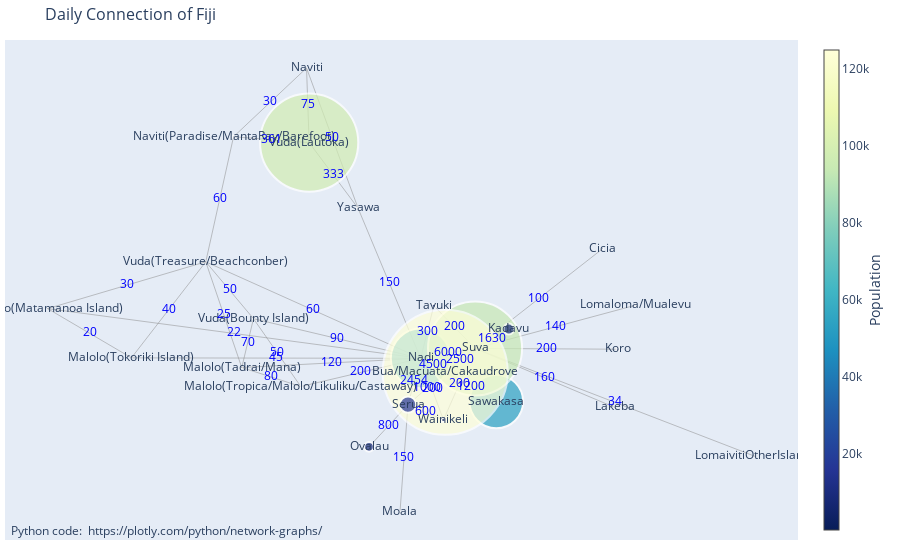
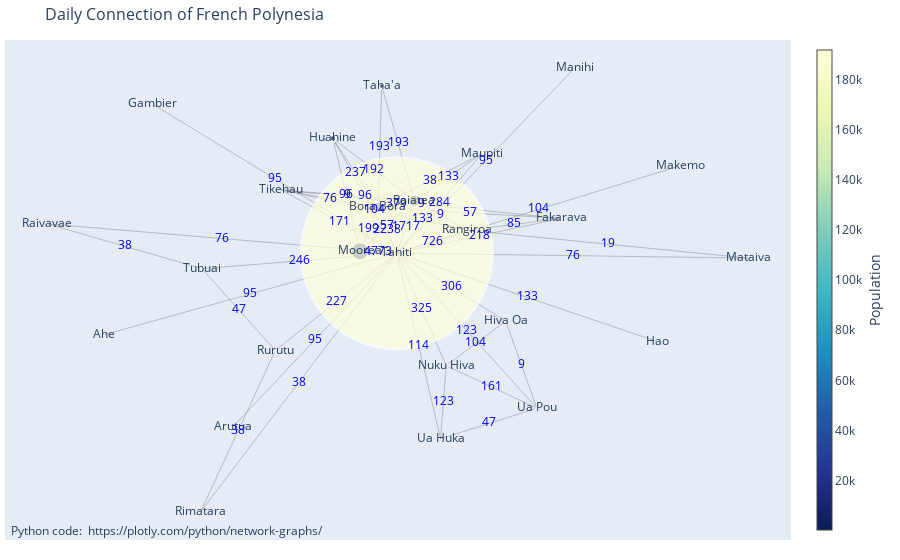

Notebook code cell kept with these figures, in order:
### Code cell
import plotly.graph_objects as go
import networkx as nx

def draw_plotly_graph(json_path, title):
    with open(json_path, 'r') as file:
        df = json.load(file)

    locations = df['n']
    links = df['Connectivity Matrix W']
    ports = df['ports_according_communities']

    location_map = {}
    for location, port_list in ports.items():
        for port in port_list:
            location_map[port.strip()] = location

    G = nx.Graph()

    for location, population in locations.items():
        G.add_node(location, size=population, label=f"{location}")

    for connection, volume in links.items():
        loc1, loc2 = [location_map[port.strip()] for port in connection.split(',')]
        G.add_edge(loc1, loc2, weight=volume)

    pos = nx.spring_layout(G)
    edge_x = []
    edge_y = []
    edge_text = []
    for edge in G.edges():
        x0, y0 = pos[edge[0]]
        x1, y1 = pos[edge[1]]
        edge_x.extend([x0, x1, None])
        edge_y.extend([y0, y1, None])
        edge_text.append(f'{G[edge[0]][edge[1]]["weight"]}')

    edge_trace = go.Scatter(
        x=edge_x, y=edge_y,
        line=dict(width=0.5, color='#888'),
        hoverinfo='none',
        mode='lines')

    node_x = []
    node_y = []
    node_text = []
    node_size = []
    for node in G.nodes():
        x, y = pos[node]
        node_x.append(x)
        node_y.append(y)
        node_text.append(G.nodes[node]['label'])
        node_size.append(G.nodes[node]['size'])

    node_trace = go.Scatter(
        x=node_x, y=node_y,
        mode='markers+text',
        hoverinfo='text',
        text=node_text,
        marker=dict(
            showscale=True,
            colorscale='YlGnBu',
            reversescale=True,
            color=node_size,
            size=[size / 1000 for size in node_size],
            colorbar=dict(
                thickness=15,
                title='Population',
                xanchor='left',
                titleside='right'
            ),
            line_width=2))

    edge_weight_trace = go.Scatter(
        x=[(pos[edge[0]][0] + pos[edge[1]][0]) / 2 for edge in G.edges()],
        y=[(pos[edge[0]][1] + pos[edge[1]][1]) / 2 for edge in G.edges()],
        text=edge_text,
        mode='text',
        hoverinfo='none',
        textfont=dict(color='blue')
    )

    fig = go.Figure(data=[edge_trace, node_trace, edge_weight_trace],
                    layout=go.Layout(
                        title=title,
                        titlefont_size=16,
                        showlegend=False,
                        hovermode='closest',
                        margin=dict(b=20, l=5, r=5, t=40),
                        annotations=[dict(
                            text="Python code: <a href='https://plotly.com/python/network-graphs/'> https://plotly.com/python/network-graphs/</a>",
                            showarrow=False,
                            xref="paper", yref="paper",
                            x=0.005, y=-0.002)],
                        xaxis=dict(showgrid=False, zeroline=False, showticklabels=False),
                        yaxis=dict(showgrid=False, zeroline=False, showticklabels=False))
                    )
    fig.show()

# Draw graphs for each network
draw_plotly_graph('fj_network.json', 'Daily Connection of Fiji')
draw_plotly_graph('fp_network.json', 'Daily Connection of French Polynesia')
draw_plotly_graph('ws_network.json', 'Daily Connection of Samoa')

### Figure 1 — Plotly figure (JSON) as saved in the notebook; plotly's stock layout.template omitted (floating-point values rounded to 4 significant figures)
{"data": [{"hoverinfo": "none", "line": {"color": "#888", "width": 0.5}, "mode": "lines", "type": "scatter", "x": [0.04992, -0.2481, null, 0.04992, -0.3657, null, 0.04992, -0.6691, null, 0.04992, -0.3949, null, 0.04992, -0.4843, null, 0.04992, -0.8774, null, 0.04992, -0.1056, null, 0.04992, 0.01842, null, 0.04992, 0.1851, null, 0.04992, 0.08251, null, 0.04992, 0.1109, null, 0.04992, 0.1066, null, 0.2379, 0.1109, null, -0.2274, -0.4153, null, -0.2274, -0.1056, null, -0.2274, -0.2338, null, -0.2481, -0.3657, null, -0.2481, -0.3949, null, -0.3657, -0.3949, null, -0.3657, -0.4843, null, 0.1851, 0.269, null, 0.1851, 0.08251, null, 0.1851, 0.5327, null, 0.1851, 0.502, null, 0.1851, 0.5845, null, 0.1851, 0.8819, null, 0.1851, 0.5401, null, 0.1851, 0.1109, null, 0.1851, 0.1066, null, -0.4153, -0.4843, null, -0.4153, -0.2338, null, -0.6691, -0.4843, null, -0.6691, -0.8774, null, -0.3949, -0.4843, null, -0.4843, -0.8774, null, -0.1056, -0.2338, null, 0.1109, 0.01842, null, 0.01842, -0.001556, null, 0.01842, -0.07844, null, 0.01842, 0.1066, null], "y": [-0.1128, -0.2209, null, -0.1128, 0.03905, null, -0.1128, -0.111, null, -0.1128, -0.1481, null, -0.1128, 0.2571, null, -0.1128, 0.07777, null, -0.1128, 0.4624, null, -0.1128, -0.2903, null, -0.1128, -0.07481, null, -0.1128, 0.08855, null, -0.1128, -0.1661, null, -0.1128, -0.3487, null, -0.2784, -0.1661, null, 0.7142, 0.7365, null, 0.7142, 0.4624, null, 0.7142, 1, null, -0.2209, 0.03905, null, -0.2209, -0.1481, null, 0.03905, -0.1481, null, 0.03905, 0.2571, null, -0.07481, -0.0005067, null, -0.07481, 0.08855, null, -0.07481, -0.3011, null, -0.07481, 0.3071, null, -0.07481, 0.09102, null, -0.07481, -0.489, null, -0.07481, -0.0779, null, -0.07481, -0.1661, null, -0.07481, -0.3487, null, 0.7365, 0.2571, null, 0.7365, 1, null, -0.111, 0.2571, null, -0.111, 0.07777, null, -0.1481, 0.2571, null, 0.2571, 0.07777, null, 0.4624, 1, null, -0.1661, -0.2903, null, -0.2903, -0.7018, null, -0.2903, -0.4521, null, -0.2903, -0.3487, null]}, {"hoverinfo": "text", "marker": {"color": [59717, 53614, 98264, 1961, 600, 94088, 2410, 300, 800, 400, 2226, 150, 500, 124994, 10869, 16366, 4033, 1383, 1557, 1028, 1753, 9606, 230, 2937, 4486], "colorbar": {"thickness": 15, "title": {"side": "right", "text": "Population"}, "xanchor": "left"}, "colorscale": [[0, "rgb(255,255,217)"], [0.125, "rgb(237,248,177)"], [0.25, "rgb(199,233,180)"], [0.375, "rgb(127,205,187)"], [0.5, "rgb(65,182,196)"], [0.625, "rgb(29,145,192)"], [0.75, "rgb(34,94,168)"], [0.875, "rgb(37,52,148)"], [1, "rgb(8,29,88)"]], "line": {"width": 2}, "reversescale": true, "showscale": true, "size": [59.72, 53.61, 98.26, 1.961, 0.6, 94.09, 2.41, 0.3, 0.8, 0.4, 2.226, 0.15, 0.5, 125.0, 10.87, 16.37, 4.033, 1.383, 1.557, 1.028, 1.753, 9.606, 0.23, 2.937, 4.486]}, "mode": "markers+text", "text": ["Nadi", "Sawakasa", "Vuda(Lautoka)", "Malolo(Tropica/Malolo/Likuliku/Castaway)", "Vuda(Bounty Island)", "Suva", "Naviti(Paradise/MantaRay/Barefoot)", "Malolo(Tokoriki Island)", "Malolo(Tadrai/Mana)", "Vuda(Treasure/Beachconber)", "Yasawa", "Malolo(Matamanoa Island)", "Naviti", "Bua/Macuata/Cakaudrove", "Kadavu", "Serua", "Tavuki", "Moala", "Lakeba", "Cicia", "Lomaloma/Mualevu", "Ovalau", "LomaivitiOtherIslands", "Koro", "Wainikeli"], "type": "scatter", "x": [0.04992, 0.2379, -0.2274, -0.2481, -0.3657, 0.1851, -0.4153, -0.6691, -0.3949, -0.4843, -0.1056, -0.8774, -0.2338, 0.1109, 0.269, 0.01842, 0.08251, -0.001556, 0.5327, 0.502, 0.5845, -0.07844, 0.8819, 0.5401, 0.1066], "y": [-0.1128, -0.2784, 0.7142, -0.2209, 0.03905, -0.07481, 0.7365, -0.111, -0.1481, 0.2571, 0.4624, 0.07777, 1, -0.1661, -0.0005067, -0.2903, 0.08855, -0.7018, -0.3011, 0.3071, 0.09102, -0.4521, -0.489, -0.0779, -0.3487]}, {"hoverinfo": "none", "mode": "text", "text": ["200", "90", "45", "120", "60", "22", "150", "2454", "6000", "300", "4500", "200", "1200", "361", "333", "75", "50", "80", "70", "50", "1630", "200", "160", "100", "140", "34", "200", "2500", "200", "60", "30", "40", "20", "25", "30", "50", "1000", "150", "800", "600"], "textfont": {"color": "blue"}, "type": "scatter", "x": [-0.09908, -0.1579, -0.3096, -0.1725, -0.2172, -0.4137, -0.02786, 0.03417, 0.1175, 0.06622, 0.08041, 0.07823, 0.1744, -0.3213, -0.1665, -0.2306, -0.3069, -0.3215, -0.3803, -0.425, 0.227, 0.1338, 0.3589, 0.3436, 0.3848, 0.5335, 0.3626, 0.148, 0.1458, -0.4498, -0.3245, -0.5767, -0.7733, -0.4396, -0.6809, -0.1697, 0.06466, 0.008431, -0.03001, 0.06248], "y": [-0.1669, -0.0369, -0.1119, -0.1305, 0.07214, -0.01754, 0.1748, -0.2016, -0.09383, -0.01215, -0.1395, -0.2308, -0.2223, 0.7253, 0.5883, 0.8571, -0.09092, -0.1845, -0.05452, 0.1481, -0.03766, 0.00687, -0.188, 0.1161, 0.008102, -0.2819, -0.07636, -0.1205, -0.2118, 0.4968, 0.8682, 0.07306, -0.01661, 0.05452, 0.1674, 0.7312, -0.2282, -0.4961, -0.3712, -0.3195]}], "layout": {"annotations": [{"showarrow": false, "text": "Python code: <a href='https://plotly.com/python/network-graphs/'> https://plotly.com/python/network-graphs/</a>", "x": 0.005, "xref": "paper", "y": -0.002, "yref": "paper"}], "hovermode": "closest", "margin": {"b": 20, "l": 5, "r": 5, "t": 40}, "showlegend": false, "title": {"font": {"size": 16}, "text": "Daily Connection of Fiji"}, "xaxis": {"showgrid": false, "showticklabels": false, "zeroline": false}, "yaxis": {"showgrid": false, "showticklabels": false, "zeroline": false}}}

### Figure 2 — Plotly figure (JSON) as saved in the notebook; plotly's stock layout.template omitted (floating-point values rounded to 4 significant figures; data arrays with more than 128 entries replaced by an {"elided": "..."} marker saying what was removed)
{"data": [{"hoverinfo": "none", "line": {"color": "#888", "width": 0.5}, "mode": "lines", "type": "scatter", "x": {"elided": "150 float values"}, "y": {"elided": "150 float values"}}, {"hoverinfo": "text", "marker": {"color": [490, 1736, 10758, 1679, 1570, 1227, 2371, 6263, 1391, 1138, 292, 1302, 18201, 3025, 12388, 900, 3761, 893, 2163, 5296, 191779, 589, 2185, 719, 2168], "colorbar": {"thickness": 15, "title": {"side": "right", "text": "Population"}, "xanchor": "left"}, "colorscale": [[0, "rgb(255,255,217)"], [0.125, "rgb(237,248,177)"], [0.25, "rgb(199,233,180)"], [0.375, "rgb(127,205,187)"], [0.5, "rgb(65,182,196)"], [0.625, "rgb(29,145,192)"], [0.75, "rgb(34,94,168)"], [0.875, "rgb(37,52,148)"], [1, "rgb(8,29,88)"]], "line": {"width": 2}, "reversescale": true, "showscale": true, "size": [0.49, 1.736, 10.76, 1.679, 1.57, 1.227, 2.371, 6.263, 1.391, 1.138, 0.292, 1.302, 18.2, 3.025, 12.39, 0.9, 3.761, 0.893, 2.163, 5.296, 191.8, 0.589, 2.185, 0.719, 2.168]}, "mode": "markers+text", "text": ["Ahe", "Arutua", "Bora Bora", "Fakarava", "Gambier", "Hao", "Hiva Oa", "Huahine", "Makemo", "Manihi", "Mataiva", "Maupiti", "Moorea", "Nuku Hiva", "Raiatea", "Raivavae", "Rangiroa", "Rimatara", "Rurutu", "Taha'a", "Tahiti", "Tikehau", "Tubuai", "Ua Huka", "Ua Pou"], "type": "scatter", "x": [-0.7376, -0.4104, -0.04166, 0.4232, -0.6127, 0.6673, 0.2822, -0.1561, 0.725, 0.4574, 0.8984, 0.2215, -0.08728, 0.1314, 0.05069, -0.8802, 0.1847, -0.4918, -0.3019, -0.03209, 0.006033, -0.2869, -0.4877, 0.1172, 0.3612], "y": [-0.2951, -0.6624, 0.2123, 0.1683, 0.6229, -0.322, -0.2401, 0.4865, 0.3779, 0.7669, 0.01033, 0.4256, 0.0373, -0.4174, 0.2391, 0.1465, 0.121, -1, -0.3574, 0.6953, 0.03, 0.2816, -0.03155, -0.7085, -0.5871]}, {"hoverinfo": "none", "mode": "text", "text": ["95", "95", "57", "237", "38", "199", "379", "133", "193", "76", "2238", "85", "218", "9", "95", "133", "104", "306", "9", "96", "192", "96", "104", "95", "19", "76", "133", "284", "57", "4773", "123", "161", "325", "9", "193", "9", "1717", "76", "38", "104", "726", "38", "38", "47", "227", "171", "246", "114", "123", "47"], "textfont": {"color": "blue"}, "type": "scatter", "x": [-0.3658, -0.2022, 0.1907, -0.09887, 0.08994, -0.06447, 0.004511, 0.0715, -0.03688, -0.1643, -0.01781, 0.3039, 0.2146, 0.06813, -0.3033, 0.3367, 0.2068, 0.1441, 0.3217, -0.1217, -0.0527, -0.07503, 0.3655, 0.2317, 0.5415, 0.4522, 0.1361, 0.1138, -0.0183, -0.04062, 0.1243, 0.2463, 0.06872, 0.1177, 0.009295, -0.1181, 0.02836, -0.4371, -0.684, -0.05111, 0.09535, -0.3968, -0.2429, -0.3948, -0.1479, -0.1404, -0.2409, 0.06162, 0.1836, 0.2392], "y": [-0.1326, -0.3162, 0.1903, 0.3494, 0.319, 0.1248, 0.2257, 0.1667, 0.4538, 0.247, 0.1212, 0.1446, 0.09913, 0.2249, 0.3264, -0.146, -0.3288, -0.1051, -0.4136, 0.2619, 0.3628, 0.2582, 0.204, 0.3984, 0.06567, 0.02017, 0.3324, 0.2278, 0.1382, 0.03365, -0.5629, -0.5023, -0.1937, 0.1801, 0.4672, 0.2604, 0.1346, 0.08827, 0.0575, 0.2013, 0.07551, -0.6787, -0.485, -0.1945, -0.1637, 0.1558, -0.0007726, -0.3392, -0.2785, -0.6478]}], "layout": {"annotations": [{"showarrow": false, "text": "Python code: <a href='https://plotly.com/python/network-graphs/'> https://plotly.com/python/network-graphs/</a>", "x": 0.005, "xref": "paper", "y": -0.002, "yref": "paper"}], "hovermode": "closest", "margin": {"b": 20, "l": 5, "r": 5, "t": 40}, "showlegend": false, "title": {"font": {"size": 16}, "text": "Daily Connection of French Polynesia"}, "xaxis": {"showgrid": false, "showticklabels": false, "zeroline": false}, "yaxis": {"showgrid": false, "showticklabels": false, "zeroline": false}}}
